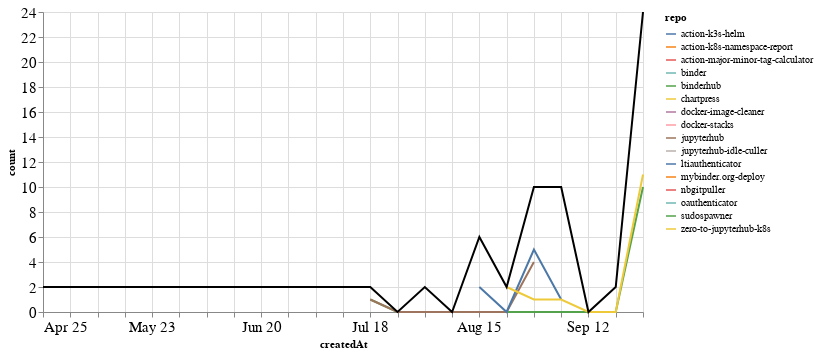

Source (notebook cell):
### Markdown cell above
### PRs

### Code cell
prs_time = prs.groupby('repo').resample('W', on='createdAt').count()['author'].reset_index()
prs_time = prs_time.rename(columns={'author': 'count'})
prs_time_total = prs_time.groupby('createdAt').agg({"count": "sum"}).reset_index()

ch1 = alt.Chart(prs_time, width=600).mark_line().encode(
    x='createdAt',
    y='count',
    color='repo',
    tooltip="repo"
)

ch2 = alt.Chart(prs_time_total, width=600).mark_line(color="black").encode(
    x='createdAt',
    y='count',
)

ch1 + ch2

### Figure 1 — Vega-Lite specification as saved in the notebook (floating-point values rounded to 4 significant figures)
{"config": {"axisLeft": {"labelFontSize": 15}, "axisBottom": {"labelFontSize": 15}}, "layer": [{"data": {"name": "data-9cfdd16edac7fe054041a3b7c8851976"}, "mark": "line", "encoding": {"color": {"type": "nominal", "field": "repo"}, "tooltip": {"type": "nominal", "field": "repo"}, "x": {"type": "temporal", "field": "createdAt"}, "y": {"type": "quantitative", "field": "count"}}, "width": 600}, {"data": {"name": "data-fc90feb9c9580991642fab702b0173e2"}, "mark": {"type": "line", "color": "black"}, "encoding": {"x": {"type": "temporal", "field": "createdAt"}, "y": {"type": "quantitative", "field": "count"}}, "width": 600}], "$schema": "https://vega.github.io/schema/vega-lite/v4.8.1.json", "datasets": {"data-9cfdd16edac7fe054041a3b7c8851976": [{"repo": "action-k3s-helm", "createdAt": "2021-08-15T00:00:00", "count": 1}, {"repo": "action-k8s-namespace-report", "createdAt": "2021-09-26T00:00:00", "count": 1}, {"repo": "action-major-minor-tag-calculator", "createdAt": "2021-09-26T00:00:00", "count": 1}, {"repo": "binder", "createdAt": "2021-04-25T00:00:00", "count": 1}, {"repo": "binderhub", "createdAt": "2021-07-18T00:00:00", "count": 1}, {"repo": "binderhub", "createdAt": "2021-07-25T00:00:00", "count": 0}, {"repo": "binderhub", "createdAt": "2021-08-01T00:00:00", "count": 0}, {"repo": "binderhub", "createdAt": "2021-08-08T00:00:00", "count": 0}, {"repo": "binderhub", "createdAt": "2021-08-15T00:00:00", "count": 0}, {"repo": "binderhub", "createdAt": "2021-08-22T00:00:00", "count": 0}, {"repo": "binderhub", "createdAt": "2021-08-29T00:00:00", "count": 0}, {"repo": "binderhub", "createdAt": "2021-09-05T00:00:00", "count": 0}, {"repo": "binderhub", "createdAt": "2021-09-12T00:00:00", "count": 0}, {"repo": "binderhub", "createdAt": "2021-09-19T00:00:00", "count": 0}, {"repo": "binderhub", "createdAt": "2021-09-26T00:00:00", "count": 10}, {"repo": "chartpress", "createdAt": "2021-08-01T00:00:00", "count": 1}, {"repo": "docker-image-cleaner", "createdAt": "2021-09-19T00:00:00", "count": 2}, {"repo": "docker-stacks", "createdAt": "2021-08-15T00:00:00", "count": 2}, {"repo": "jupyterhub", "createdAt": "2021-07-18T00:00:00", "count": 1}, {"repo": "jupyterhub", "createdAt": "2021-07-25T00:00:00", "count": 0}, {"repo": "jupyterhub", "createdAt": "2021-08-01T00:00:00", "count": 0}, {"repo": "jupyterhub", "createdAt": "2021-08-08T00:00:00", "count": 0}, {"repo": "jupyterhub", "createdAt": "2021-08-15T00:00:00", "count": 0}, {"repo": "jupyterhub", "createdAt": "2021-08-22T00:00:00", "count": 0}, {"repo": "jupyterhub", "createdAt": "2021-08-29T00:00:00", "count": 4}, {"repo": "jupyterhub-idle-culler", "createdAt": "2021-09-26T00:00:00", "count": 1}, {"repo": "ltiauthenticator", "createdAt": "2021-08-15T00:00:00", "count": 2}, {"repo": "ltiauthenticator", "createdAt": "2021-08-22T00:00:00", "count": 0}, {"repo": "ltiauthenticator", "createdAt": "2021-08-29T00:00:00", "count": 5}, {"repo": "ltiauthenticator", "createdAt": "2021-09-05T00:00:00", "count": 1}, {"repo": "mybinder.org-deploy", "createdAt": "2021-08-01T00:00:00", "count": 1}, {"repo": "nbgitpuller", "createdAt": "2021-09-05T00:00:00", "count": 8}, {"repo": "oauthenticator", "createdAt": "2021-08-15T00:00:00", "count": 1}, {"repo": "sudospawner", "createdAt": "2021-04-25T00:00:00", "count": 1}, {"repo": "zero-to-jupyterhub-k8s", "createdAt": "2021-08-22T00:00:00", "count": 2}, {"repo": "zero-to-jupyterhub-k8s", "createdAt": "2021-08-29T00:00:00", "count": 1}, {"repo": "zero-to-jupyterhub-k8s", "createdAt": "2021-09-05T00:00:00", "count": 1}, {"repo": "zero-to-jupyterhub-k8s", "createdAt": "2021-09-12T00:00:00", "count": 0}, {"repo": "zero-to-jupyterhub-k8s", "createdAt": "2021-09-19T00:00:00", "count": 0}, {"repo": "zero-to-jupyterhub-k8s", "createdAt": "2021-09-26T00:00:00", "count": 11}], "data-fc90feb9c9580991642fab702b0173e2": [{"createdAt": "2021-04-25T00:00:00", "count": 2}, {"createdAt": "2021-07-18T00:00:00", "count": 2}, {"createdAt": "2021-07-25T00:00:00", "count": 0}, {"createdAt": "2021-08-01T00:00:00", "count": 2}, {"createdAt": "2021-08-08T00:00:00", "count": 0}, {"createdAt": "2021-08-15T00:00:00", "count": 6}, {"createdAt": "2021-08-22T00:00:00", "count": 2}, {"createdAt": "2021-08-29T00:00:00", "count": 10}, {"createdAt": "2021-09-05T00:00:00", "count": 10}, {"createdAt": "2021-09-12T00:00:00", "count": 0}, {"createdAt": "2021-09-19T00:00:00", "count": 2}, {"createdAt": "2021-09-26T00:00:00", "count": 24}]}}
